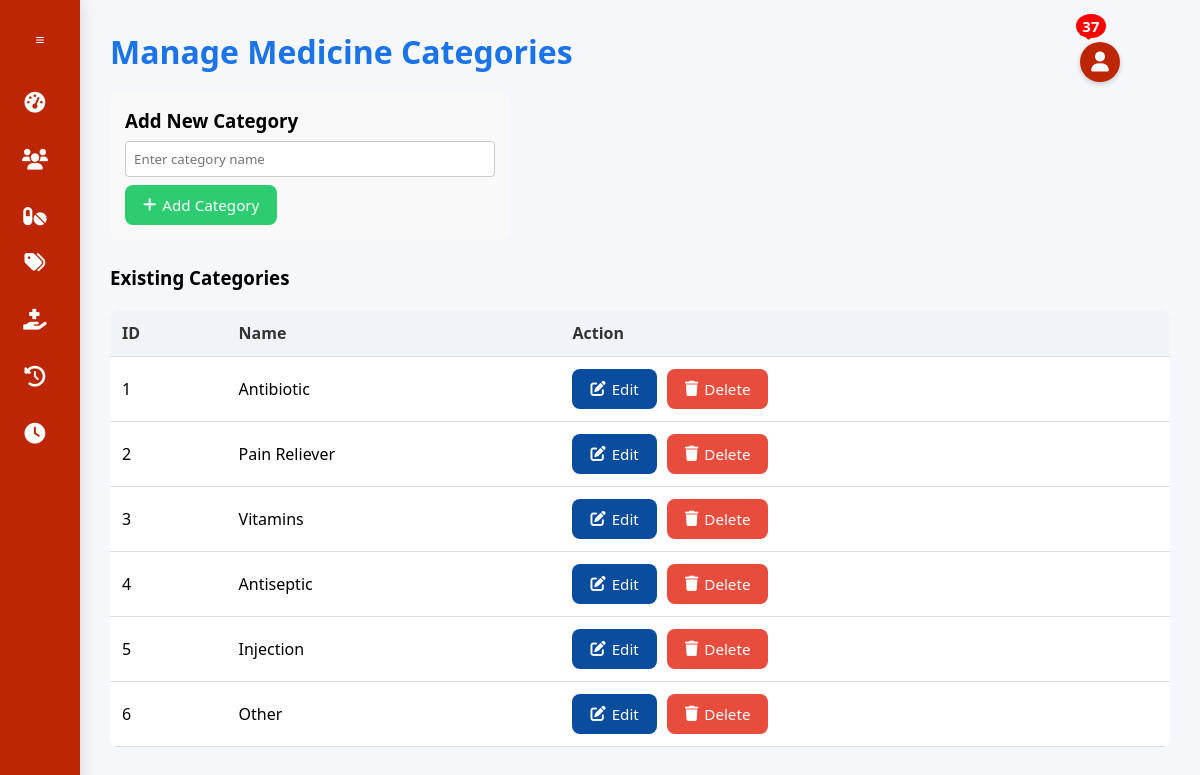
The app's page /admin_dashboard.php?page=categories (signed in), older data.
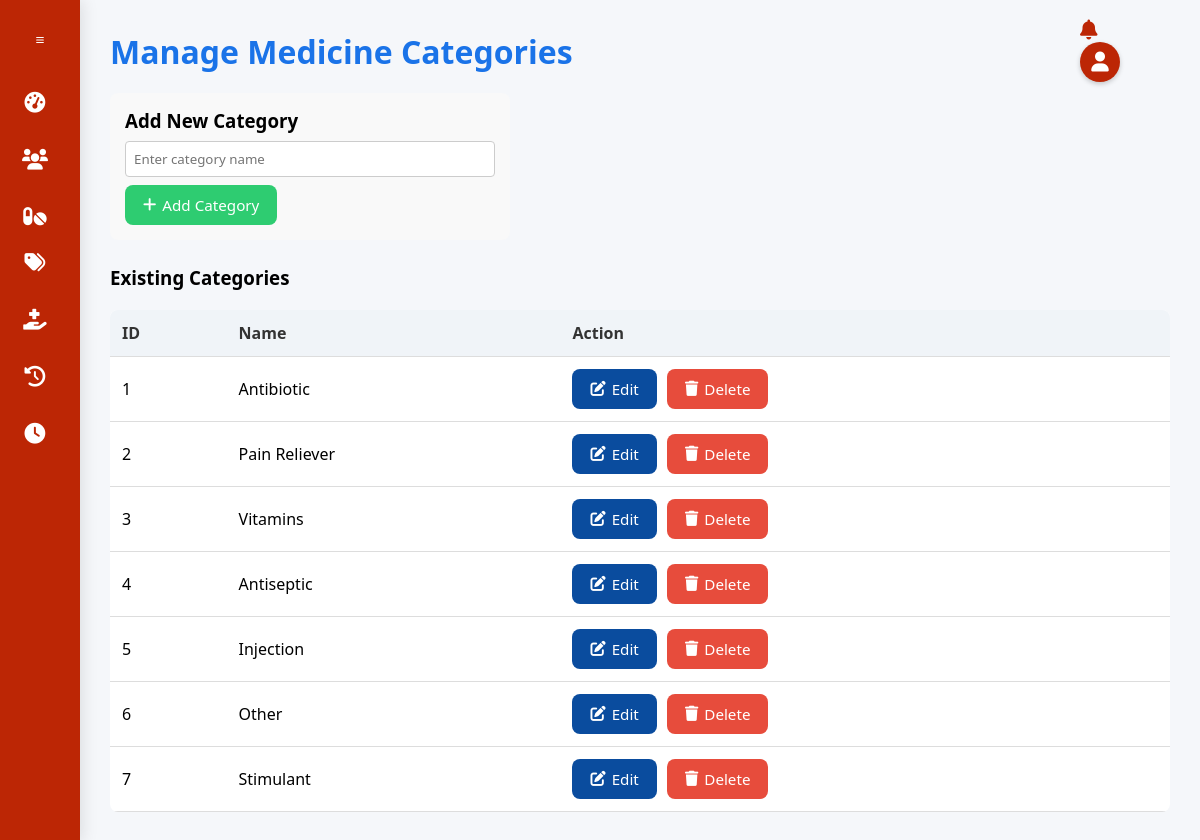
The same page, newer data.
### tables this page shows
CREATE TABLE `categories` (
  `id` int(11) NOT NULL,
  `name` varchar(100) NOT NULL
);

### admin_dashboard.php (the view, shortened to what the changed rows need)
<?php
include('db.php');
$page = $_GET['page'] ?? 'dashboard';
$notifications = null;
$unreadCount = 0;
$unreadRes = $conn->query("SELECT COUNT(*) AS c FROM notifications WHERE is_read = 0");
if ($unreadRes) {
    $row = $unreadRes->fetch_assoc();
    $unreadCount = isset($row['c']) ? (int)$row['c'] : 0;
}
if ($page === 'categories') {
    $categories = $conn->query("SELECT * FROM categories ORDER BY id");
}
?>
<!DOCTYPE html>
<html lang="en">
<head>
  <link href="https://cdnjs.cloudflare.com/ajax/libs/font-awesome/6.0.0/css/all.min.css  " rel="stylesheet">
</head>
<body>
<div class="profile-menu">
  <a href="admin_dashboard.php?page=notifications" class="notif-icon" title="Notifications">
    <i class="fas fa-bell"></i>
    <?php if ($unreadCount > 0): ?>
      <span class="badge"><?= $unreadCount ?></span>
    <?php endif; ?>
  </a>
</div>
<div class="main-content">
<?php if ($page === 'notifications'): ?>
  <h1>Notifications</h1>
  <form method="POST" style="margin-bottom:15px;">
    <button type="submit" name="mark_all_read" class="btn" style="background:#4CAF50;">
      <i class="fas fa-check-double"></i> Mark All as Read
    </button>
  </form>
  <table>
    <tr><th>Message</th><th>Status</th><th>Received</th><th>Action</th></tr>
    <?php if ($notifications && $notifications->num_rows > 0): ?>
        <?php while($n = $notifications->fetch_assoc()): ?>
        <tr>
            <td><?= htmlspecialchars($n['message']) ?></td>
            <td>
              <?php if ($n['is_read']): ?>
                <span style="color:green;">Read</span>
              <?php else: ?>
                <span style="color:orange; font-weight:600;">Unread</span>
              <?php endif; ?>
            </td>
            <td><?= htmlspecialchars($n['created_at']) ?></td>
            <td>
              <?php if (!$n['is_read']): ?>
                <a class="btn" href="mark_read.php?id=<?= (int)$n['id'] ?>">Mark as Read</a>
              <?php endif; ?>
            </td>
        </tr>
        <?php endwhile; ?>
    <?php else: ?>
        <tr><td colspan="4" style="text-align:center;">No notifications.</td></tr>
    <?php endif; ?>
  </table>
<?php elseif ($page === 'categories'): ?>
  <h1>Manage Medicine Categories</h1>
  <table>
    <tr><th>ID</th><th>Name</th><th>Action</th></tr>
    <?php if ($categories && $categories->num_rows > 0): ?>
      <?php while($cat = $categories->fetch_assoc()): ?>
        <tr>
          <td><?= (int)$cat['id'] ?></td>
          <td><?= htmlspecialchars($cat['name']) ?></td>
          <td>
            <a class="btn" href="admin_dashboard.php?page=categories&edit_cat=<?= (int)$cat['id'] ?>"
               style="background:#0a4c9e; margin-right:6px;">
              <i class="fas fa-edit"></i> Edit
            </a>
            <button class="btn btn-del"
                    onclick="openDeleteCategoryModal(<?= (int)$cat['id'] ?>, '<?= addslashes(htmlspecialchars($cat['name'])) ?>')">
              <i class="fas fa-trash"></i> Delete
            </button>
          </td>
        </tr>
      <?php endwhile; ?>
    <?php else: ?>
      <tr><td colspan="3" style="text-align:center;">No categories found.</td></tr>
    <?php endif; ?>
  </table>
<?php else: ?>
  <h1>Not found</h1>
  <p>Unknown page.</p>
<?php endif; ?>
</div>
</body>
</html>

Row changes from the older to the newer data that the page shows:
added categories: id "7", name "Stimulant"
Text that changed along with them:
$unreadCount: "37" → (not shown)
